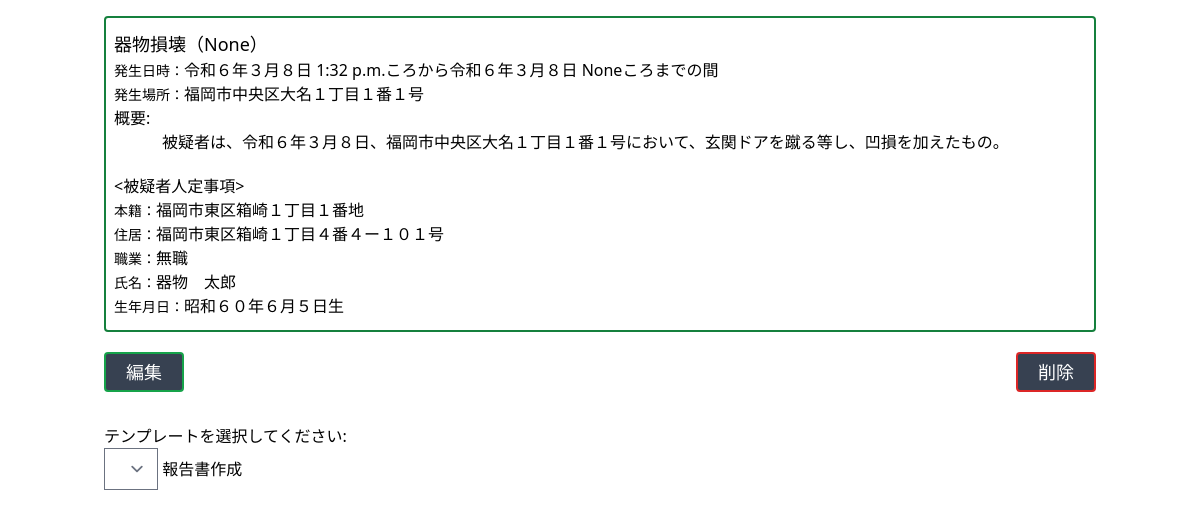
Page /crime/4 on the committed database.
### wordapp/models.py (models this page shows, shortened)
class Crime(models.Model):
    division = models.ForeignKey(Division, related_name="crimes", on_delete=models.CASCADE)
    crime_name = models.CharField(max_length=100)
    crime_name_second = models.CharField(max_length=100, null=True, blank=True)
    crime_start_date = models.CharField(max_length=100, null=True)
    crime_start_time = models.TimeField(null=True, blank=True)
    crime_end_date = models.CharField(max_length=100, null=True)
    crime_end_time = models.TimeField(null=True, blank=True)
    crime_place = models.CharField(max_length=100, null=True)
    crime_fact = models.TextField(null=True)
    suspect_honseki = models.CharField(max_length=100, null=True, blank=True)
    suspect_address = models.CharField(max_length=100, null=True, blank=True)
    suspect_job = models.CharField(max_length=100, null=True, blank=True)
    suspect_name = models.CharField(max_length=100, null=True, blank=True)
    suspect_birthday = models.CharField(max_length=100,null=True)

### wordapp/views.py (the view)
# urls.py: path('crime/<int:pk>', CrimeDetailView.as_view(), name='crime_detail'),
class CrimeDetailView(DetailView):
    model = Crime
    template_name = 'crime_detail.html'

### templates/crime_detail.html (shortened to what this page needs)
{% extends 'base.html' %}
{% block content %}
    <div class="container m-auto p-4">
        <div class="detail border-2 rounded border-green-700 py-3 px-2">
            <h2 class="text-lg">{{ object.crime_name }}（{{ object.crime_name_second }}）</h2>
            <p><span class="text-sm">発生日時：</span>{{ object.crime_start_date }} {{ object.crime_start_time }}ころから{{ object.crime_end_date }} {{ object.crime_end_time }}ころまでの間</p>
            <p><span class="text-sm">発生場所：</span>{{ object.crime_place }}</p>
            <h4>概要:</h4>
            <p class="ml-12 mb-5">{{ object.crime_fact }}</p>
            <h3><被疑者人定事項></h3>
            <p><span class="text-sm">本籍：</span>{{ object.suspect_honseki }}</p>
            <p><span class="text-sm">住居：</span>{{ object.suspect_address }}</p>
            <p><span class="text-sm">職業：</span>{{ object.suspect_job }}</p>
            <p><span class="text-sm">氏名：</span>{{ object.suspect_name }}</p>
            <p><span class="text-sm">生年月日：</span>{{ object.suspect_birthday }}</p>
        </div>
        <div class="flex items-center justify-between mb-8">
            <button class="hover:text-green-400 text-white border-2 border-green-600 rounded py-1 px-5 text-lg mt-5 bg-gray-700"><a href="{% url 'crime_update' pk=crime.id %}">編集</a></button>
            <form action="{% url 'crime_delete' pk=crime.id %}" method="post" onsubmit="return confirm('本当に削除しますか？');">
                <input type="submit" value="削除" class="text-lg border-2 border-red-600 rounded  hover:text-red-500 bg-gray-700 text-white py-1 px-5 mt-5">
            </form>
        </div>
        <form method="post" action="">
            <div>
                <label for="template">テンプレートを選択してください:</label>
            </div>
            <select name="template" id="template">
            </select>
            <input type="submit" value="報告書作成">
        </form>
    </div>
{% endblock content %}

### rows in the picture
Crime: crime_name "器物損壊", crime_name_second "None", crime_start_date "令和６年３月８日", crime_start_time "1:32 p.m.", crime_end_date "令和６年３月８日", crime_end_time "None", crime_place "福岡市中央区大名１丁目１番１号", crime_fact "被疑者は、令和６年３月８日、福岡市中央区大名１丁目１番１号において、玄関ドアを蹴る等し、凹損を加えたもの。", suspect_honseki "福岡市東区箱崎１丁目１番地", suspect_address "福岡市東区箱崎１丁目４番４ー１０１号", suspect_job "無職", suspect_name "器物 太郎", suspect_birthday "昭和６０年６月５日生"
